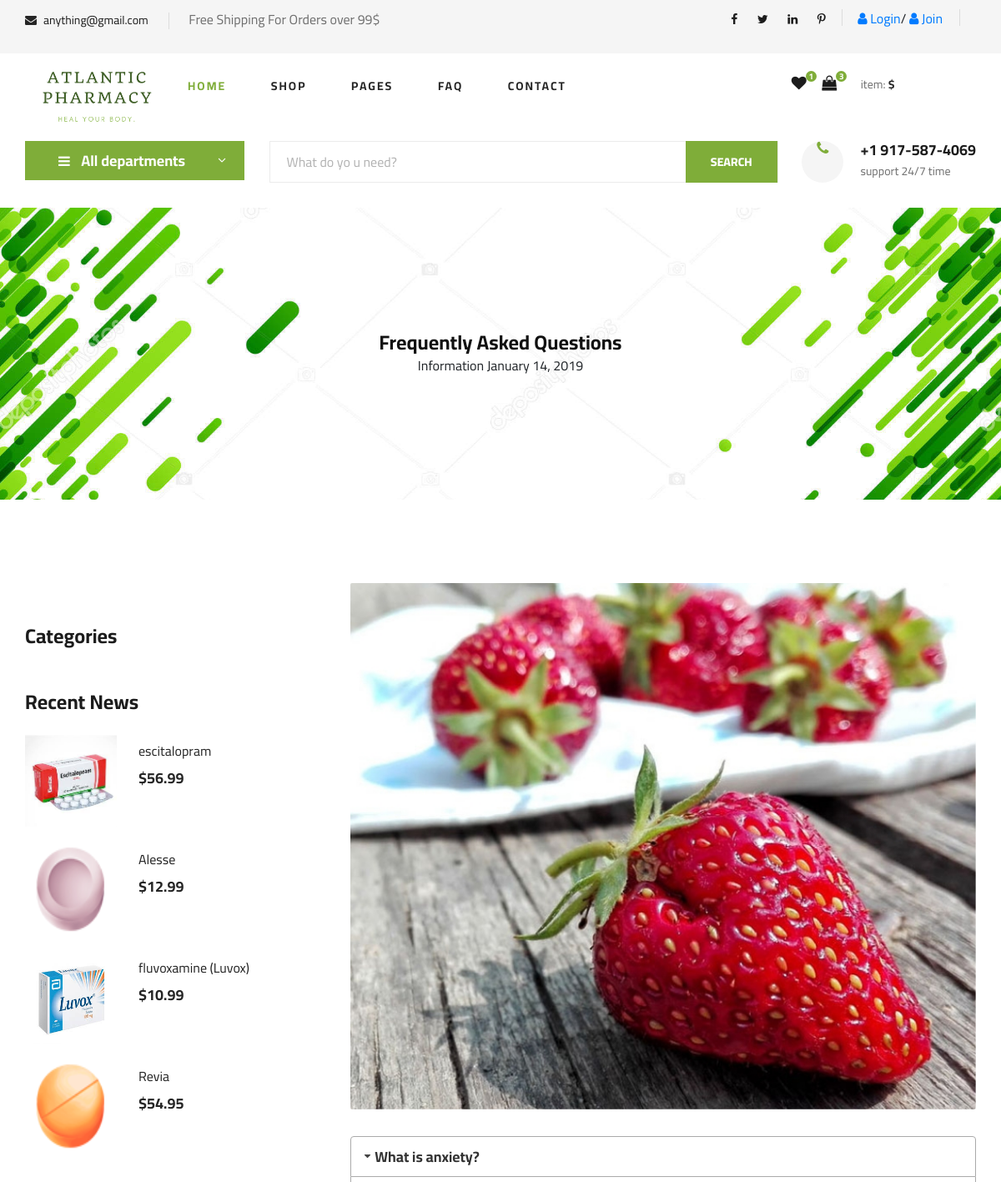
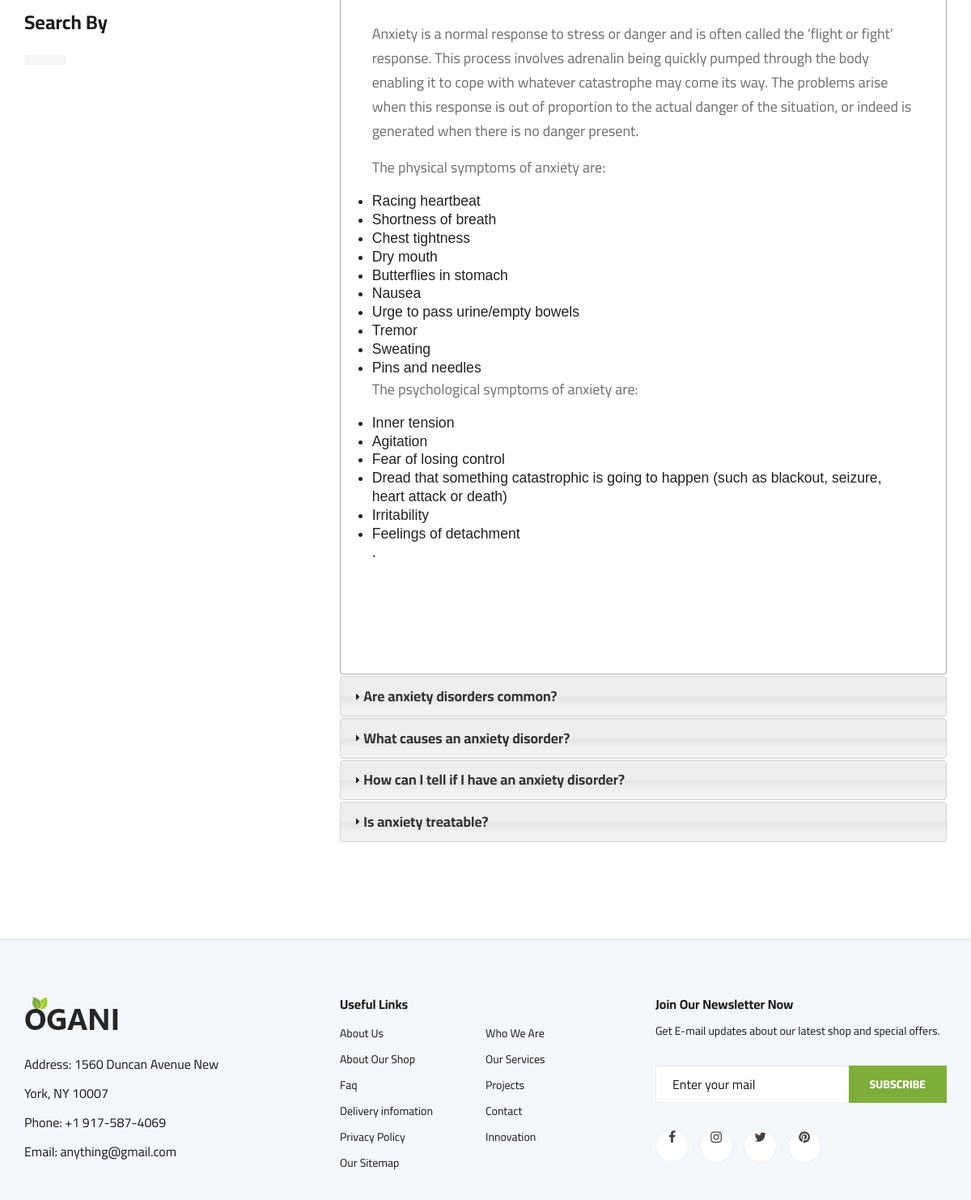
Screenshot of /faq/ with the database file from the repository (2 pictures, top to bottom).
### home/models.py (models this page shows, shortened)
class Setting(models.Model):
    objects = None
    STATUS = (
        ('True', 'True'),
        ('False', 'False'),
    )
    title = models.CharField(max_length=150)
    keywords = models.CharField(max_length=255)
    description = models.CharField(max_length=255)
    company = models.CharField(max_length=50)
    address = models.CharField(blank=True, max_length=100)
    phone = models.CharField(blank=True, max_length=15)
    fax = models.CharField(blank=True, max_length=15)
    email = models.CharField(blank=True, max_length=50)
    smtpserver = models.CharField(blank=True, max_length=20)
    smtpemail = models.CharField(blank=True, max_length=20)
    smtppassword = models.CharField(blank=True, max_length=10)
    smtpport = models.CharField(blank=True, max_length=5)
    icon = models.ImageField(blank=True, upload_to='images/')
    facebook = models.CharField(blank=True, max_length=50)
    instagram = models.CharField(blank=True, max_length=50)
    twitter = models.CharField(blank=True, max_length=50)
    youtube = models.CharField(blank=True, max_length=50)
    aboutus = RichTextUploadingField(blank=True)
    contact = RichTextUploadingField(blank=True)
    references = RichTextUploadingField(blank=True)
    status = models.CharField(max_length=10, choices=STATUS)
    create_at = models.DateTimeField(auto_now_add=True)
    update_at = models.DateTimeField(auto_now=True)

class FAQ(models.Model):
    STATUS = (
        ('True', 'True'),
        ('False', 'False'),
    )
    ordernumber = models.IntegerField()
    question = models.CharField(max_length=200)
    answer = RichTextUploadingField()
    status = models.CharField(max_length=10, choices=STATUS)
    create_at = models.DateTimeField(auto_now_add=True)
    update_at = models.DateTimeField(auto_now=True)

### product/models.py (models this page shows, shortened)
class Product(models.Model):
    STATUS = (
        ('True', 'True'),
        ('False', 'False'),
    )
    VARIANTS = (
        ('None', 'None'),
        ('Size', 'Size'),
        ('Color', 'Color'),
        ('Size-Color', 'Size-Color'),
    )
    category = models.ForeignKey(Category, on_delete=models.CASCADE)
    title = models.CharField(max_length=150)
    keywords = models.CharField(max_length=255)
    description = models.CharField(max_length=255)
    image = models.ImageField(upload_to='images/',null=False)
    price = models.FloatField()
    stock = models.IntegerField()
    amount = models.IntegerField()
    minamount = models.IntegerField()
    variant = models.CharField(max_length=10, choices=VARIANTS, default='None')
    detail = RichTextUploadingField()
    slug = models.SlugField(null=False, unique=True)
    status = models.CharField(max_length=10, choices=STATUS)
    create_at = models.DateTimeField(auto_now_add=True)
    update_at = models.DateTimeField(auto_now=True)
    def image_tag(self):
        if self.image.url is not None:
            return mark_safe('<img src="{}" height="50"/>'.format(self.image.url))
    image_tag.short_description = 'Image'

### user/views.py (the view)
# urls.py: path('faq/', UserViews.faq, name='faq'),
def faq(request):
    setting = Setting.objects.get(pk=1)
    category = Category.objects.all()
    faq = FAQ.objects.filter(status="True").order_by("ordernumber")
    products_top2 = Product.objects.all().order_by('?')[:4]
    context = {'faq': faq,
               'setting': setting,
               'category': category,
               'products_top2': products_top2,
               }
    return render(request, 'faq.html', context)

### home/templates/faq.html (shortened to what this page needs)
{% extends 'base.html' %}
{% load static %}
{% block content %}
{% load mptt_tags %}
{% block header %}
   {% include "header.html" %}
{% endblock %}
    <section class="blog-details-hero set-bg" data-setbg="{% static 'img/banner-green.jpg' %}">
        <div class="container">
            <div class="row">
                <div class="col-lg-12">
                    <div class="blog__details__hero__text">
                        <h4><strong>Frequently Asked Questions   </strong></h4>
                        <ul>
                            <a>Information</a>
                            <a>January 14, 2019</a>
                        </ul>
                    </div>
                </div>
            </div>
        </div>
    </section>
    <section class="blog-details spad">
        <div class="container">
            <div class="row">
                <div class="col-lg-4 col-md-5 order-md-1 order-2">
                    <div class="blog__sidebar">
                        <div class="blog__sidebar__item">
                            <h4>Categories</h4>
                        </div>
                        <div class="blog__sidebar__item">
                            <h4>Recent News</h4>
                            <div class="blog__sidebar__recent">
                            {% for rs in products_top2 %}
                            <a href="/order/addtoshopcart/{{ rs.id}}" class="latest-product__item">
                                <div class="latest-product__item__pic">
                                    <img src="{{rs.image.url}}" alt="/product/{{ rs.id }}/{{ rs.slug }}">
                                </div>
                                <div class="latest-product__item__text">
                                    <h6 href="/product/{{ rs.id }}/{{ rs.slug }}" >{{ rs.title }}</h6>
                                    <span>${{ rs.price }}</span>
                                </div>
                            </a>
                            {% endfor %}
                            </div>
                        </div>
                        <div class="blog__sidebar__item">
                            <h4>Search By</h4>
                            <div class="blog__sidebar__item__tags">
                                    {% recursetree category %}
                        <a href="/category/{{node.id }}/{{ node.slug }}"> {{ node.title }}</a>
{% endrecursetree %}
                            </div>
                        </div>
                    </div>
                </div>
                <div class="col-lg-8 col-md-7 order-md-1 order-1">
                    <div class="blog__details__text">
                        <img src="img/blog/details/details-pic.jpg" alt="">
                        <div id="accordion">
                            {% for rs in faq %}
                            <h3>{{ rs.question }}</h3>
                            <div>
                                <p>
                                    {{ rs.answer | safe }}.
                                </p>
                            </div>
                            {% endfor %}
                        </div>
                    </div>
                </div>
            </div>
        </div>
    </section>
 {% endblock %}

### home/templates/base.html (shortened to what this page needs)
{% load static %}
<html lang="zxx">
<head>
    <link rel="stylesheet" href="{% static 'css/bootstrap.min.css' %}" type="text/css">
    <link rel="stylesheet" href="{% static 'css/font-awesome.min.css' %}" type="text/css">
    <link rel="stylesheet" href="{% static 'css/elegant-icons.css' %}" type="text/css">
    <link rel="stylesheet" href="{% static 'css/nice-select.css' %}" type="text/css">
    <link rel="stylesheet" href="{% static 'css/jquery-ui.min.css' %}" type="text/css">
    <link rel="stylesheet" href="{% static 'css/owl.carousel.min.css' %}" type="text/css">
    <link rel="stylesheet" href="{% static 'css/slicknav.min.css' %}" type="text/css">
    <link rel="stylesheet" href="{% static 'css/style.css' %}" type="text/css">
    <link rel="stylesheet" href="{% static 'css/main.css' %}" type="text/css">
    <link rel="stylesheet" href="//code.jquery.com/ui/1.12.1/themes/base/jquery-ui.css">
</head>
<body>
<header class="header">
    <div class="header__top">
        <div class="container">
            <div class="row">
                <div class="col-lg-6 col-md-6">
                    <div class="header__top__left">
                        <ul>
                             <li><i class="fa fa-envelope"></i> {{ setting.email}}</li>
            <li>{{ setting.references|safe }}</li>
                        </ul>
                    </div>
                </div>
                <div class="col-lg-6 col-md-6">
                    <div class="header__top__right">
                        <div class="header__top__right__social">
                            <a href="#"><i class="fa fa-facebook"></i></a>
                            <a href="#"><i class="fa fa-twitter"></i></a>
                            <a href="#"><i class="fa fa-linkedin"></i></a>
                            <a href="#"><i class="fa fa-pinterest-p"></i></a>
                        </div>
                        <div class="header__top__right__language">
                            {% if user.id is not None %}
                            <div href="/user">My Account</div>
                            <span class="arrow_carrot-down"></span>
                          <ul class="header__menu__dropdown">
<li><a href="/user/favourites" class="fa fa-heart">My Wish list</a></li>
                <li><a href="/user/orders" class="fa fa-exchange">My Orders</a></li>
                <li><a href="/user/comments" class="fa fa-check">My Comments</a></li>
                <li> <a href="/logout/"><i class="fa fa-unlock-alt"></i> logout</a></li>
                      </ul>
                        </div>
                          <strong class=""text-uppercase>{{ user.first_name}} </strong>||
                        <b href="/logout/"><i class="fa fa-unlock-alt"></i> logout</b>
                        <div class="header__top__right__auth">
                            {% else  %}
                            <a href="/login/"><i class="fa fa-user"></i> Login</a>/
                            <a href="/signup/"><i class="fa fa-user"></i> Join</a>
                            {% endif %}
                        </div>
                    </div>
                </div>
            </div>
        </div>
    </div>
    <div class="container">
        <div class="row">
            <div class="col-lg-2">
                <div class="header__logo">
                    <a href=""><img src="{% static 'img/logos/logot.png' %}" alt=""></a>
                </div>
            </div>
            <div class="col-lg-6">
                <nav class="header__menu">
                    <ul>
                        <li class="active"><a href="/home/">Home</a></li>
                        <li><a href="/category/">Shop</a></li>
                        <li><a href="#">Pages</a>
                        </li>
                        <li><a href="/faq/">FAQ</a></li>
                        <li><a href="/contact/">Contact</a></li>
                    </ul>
                </nav>
            </div>
            <div class="col-lg-3">
                <div class="header__cart">
                    <ul>
                        <li><a href="#"><i class="fa fa-heart"></i> <span>1</span></a></li>
                        <li><a href="/shopcart/"><i class="fa fa-shopping-bag"></i> <span>3</span></a></li>
                    </ul>
                    <div class="header__cart__price">item: <span>${{ total }}</span></div>
                </div>
            </div>
        </div>
    </div>
</header>
{% block content %}
{% endblock %}
<footer class="footer spad">
    <div class="container">
        <div class="row">
            <div class="col-lg-3 col-md-6 col-sm-6">
                <div class="footer__about">
                    <div class="footer__about__logo">
                        <a href="./index.html"><img src="{% static 'img/logo.png' %}" alt=""></a>
                    </div>
                    <ul>
                        <li>Address: {{ setting.address}}</li>
                        <li>Phone: {{ setting.phone}}</li>
                        <li>Email: {{ setting.email}}</li>
                    </ul>
                </div>
            </div>
            <div class="col-lg-4 col-md-6 col-sm-6 offset-lg-1">
                <div class="footer__widget">
                    <h6>Useful Links</h6>
                    <ul>
                        <li><a href="/about/">About Us</a></li>
                        <li><a href="/about/">About Our Shop</a></li>
                        <li><a href="/faq/">Faq</a></li>
                        <li><a href="/faq/">Delivery infomation</a></li>
                        <li><a href="/faq/">Privacy Policy</a></li>
                        <li><a href="/contact/">Our Sitemap</a></li>
                    </ul>
                    <ul>
                        <li><a href="/contact/">Who We Are</a></li>
                        <li><a href="/about/">Our Services</a></li>
                        <li><a href="/about/">Projects</a></li>
                        <li><a href="/contact/">Contact</a></li>
                        <li><a href="/faq/">Innovation</a></li>
                    </ul>
                </div>
            </div>
            <div class="col-lg-4 col-md-12">
                <div class="footer__widget">
                    <h6>Join Our Newsletter Now</h6>
                    <p>Get E-mail updates about our latest shop and special offers.</p>
                    <form action="#">
                        <input type="text" placeholder="Enter your mail">
                        <button type="submit" class="site-btn">Subscribe</button>
                    </form>
                    <div class="footer__widget__social">
                        <a href="#"><i class="fa fa-facebook"></i></a>
                        <a href="#"><i class="fa fa-instagram"></i></a>
                        <a href="#"><i class="fa fa-twitter"></i></a>
                        <a href="#"><i class="fa fa-pinterest"></i></a>
                    </div>
                </div>
            </div>
        </div>
    </div>
</footer>
<link rel="stylesheet" href="https://ajax.googleapis.com/ajax/libs/jqueryui/1.11.4/themes/smoothness/jquery-ui.css">
</body>
</html>

### home/templates/header.html (shortened to what this page needs)
{% load static %}
<section class="hero hero-normal">
    <div class="container">
        <div class="row">
            <div class="col-lg-3">
                <div class="hero__categories">
                    <div class="hero__categories__all">
                        <i class="fa fa-bars"></i>
                        <span>All departments</span>
                    </div>
                        {% load mptt_tags %}
                </div>
            </div>
            <div class="col-lg-9">
                <div class="hero__search">
                    <div class="hero__search__form">
                        <form action="/search/" method="post">
                            <input id="query" name="query" type="text" placeholder="What do yo u need?">
                            <button type="submit" class="site-btn">SEARCH</button>
                        </form>
                    </div>
                    <div class="hero__search__phone">
                        <div class="hero__search__phone__icon">
                            <i class="fa fa-phone"></i>
                        </div>
                        <div class="hero__search__phone__text">
                            <h5>{{ setting.phone}}</h5>
                            <span>support 24/7 time</span>
                        </div>
                    </div>
                </div>
            </div>
        </div>
    </div>
</section>

### rows the page displays
Setting: email "anything@gmail.com", references "Free Shipping For Orders over 99$", phone "+1 917-587-4069", address "1560 Duncan Avenue New York, NY 10007"
Product: image (picture), title "escitalopram", price "56.99"
Product: image (picture), title "Alesse", price "12.99"
Product: image (picture), title "fluvoxamine (Luvox)", price "10.99"
Product: image (picture), title "Revia", price "54.95"
FAQ: question "What is anxiety?", answer "Anxiety is a normal response to stress or danger and is often called the ‘flight or fight’ response. This process involves adrenalin being quickly pumped through the body enabling it to cope with whatever catastrophe may come its way. The problems arise when this response is out of proportion to the actual danger of the situation, or indeed is generated when there is no danger present. The physical symptoms of anxiety are: Racing heartbeat Shortness of breath Chest tightness Dry mouth Butterflies in stomach Nausea Urge to pass urine/empty bowels Tremor Sweating Pins and needles The psychological symptoms of anxiety are: Inner tension Agitation Fear of losing control Dread that something…"
FAQ: question "Are anxiety disorders common?"
FAQ: question "What causes an anxiety disorder?"
FAQ: question "How can I tell if I have an anxiety disorder?"
FAQ: question "Is anxiety treatable?"
